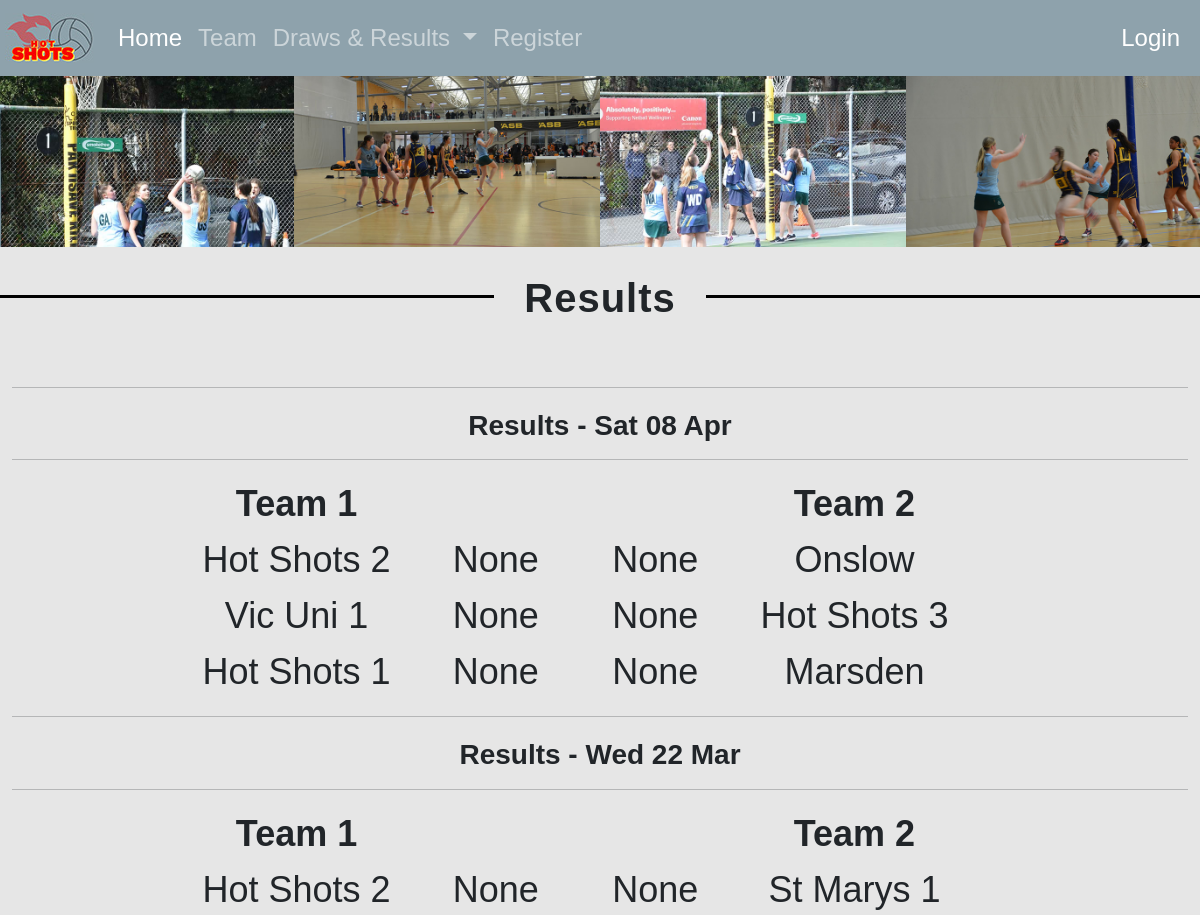
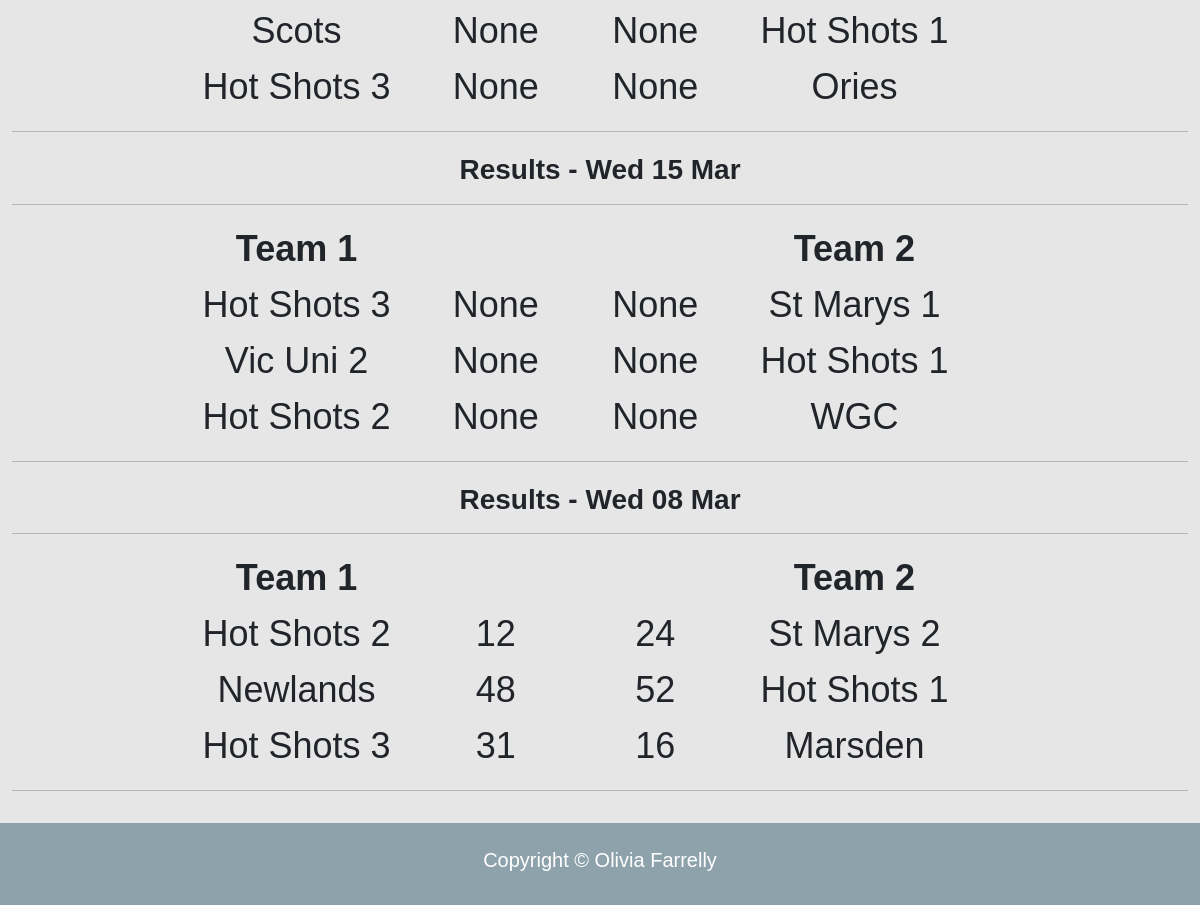
The app's page /results with its own data (2 pictures, top to bottom).
### tables this page shows
CREATE TABLE game(
     game_id integer primary key autoincrement not null,
     gamedate date not null,
     location text not null,
     team1 text not null ,
     score1 integer,
     team2 text not null,
     score2 integer
);

### server.py (the view)
@app.route('/results')
def results():
    sql = """ select game.game_id , game.gamedate, game.team1,
                game.score1, game.team2, game.score2
           from game
           order by game.gamedate DESC
           """
    result = run_search_query_tuples(sql, (), db_path, True)
    print(result)
    return render_template("results.html", results=result)

### db_functions.py (called while the page is built)
def run_search_query_tuples(sql_query,values_tuple, file_path, rowfactory=False):
    result = None
    try:
        db = sqlite3.connect(file_path)
        if rowfactory:
            db.row_factory = sqlite3.Row
        cursor = db.cursor()
        cursor.execute(sql_query,values_tuple)
        result = cursor.fetchall()
        cursor.close()
    except sqlite3.Error as error:
        print("Error running search query tuples: {}".format(error))
        return None
    db.close()
    if result is None:
        print("No search values were found")
    return result

### server.py (called while the page is built)
@app.template_filter()
def gameday(sqlite_dt):
    x = datetime.strptime(sqlite_dt, '%Y-%m-%d %H:%M:%S')
    return x.strftime("%a %d %b")

### templates/results.html (shortened to what this page needs)
{% extends "layout.html" %}
{% block logo %}
static/images/logo.jpg
{% endblock %}
{% block content %}
<div class = "row">
   <div class = "col-sm-3 results">
        <img class="img-fluid" src = "static/images/results1.jpg" alt = "team photo">
    </div>
     <div class = "col-sm-3 results ">
        <img class="img-fluid" src = "static/images/results3.jpg" alt = "team photo">
    </div>
     <div class = "col-sm-3 results">
        <img class="img-fluid" src = "static/images/results2.jpg" alt = "team photo">
    </div>
     <div class = "col-sm-3 results">
        <img class="img-fluid" src = "static/images/results4.jpg" alt = "team photo">
    </div>
      </div>
<div class='hr top'>
    <span class='hr-title'>Results</span>
  </div>
<div class="container">
     {% set ns=namespace(gameda="") %}
{% for row in results %}
      {% if row['gamedate'] | gameday != ns.gameda %}
            {% if not loop.first %}
            </table>
      {% endif %}
    <hr>
<h3 class="labels">Results - {{ row['gamedate'] | gameday }}</h3>
       <hr>
    <table class="results_table">
  <tr>
    <th class="th" style="width:30%">Team 1</th>
    <th class="th" style="width:20%"></th>
    <th class="th" style="width:20%"></th>
    <th class="th" style="width:30%">Team 2</th>
  </tr>
         {% set ns.gameda = row['gamedate'] | gameday %}
        {% endif %}
         <tr>
            <td class="td">{{row['team1']}}</td>
            <td class="td">{{row['score1']}}</td>
            <td class="td">{{row['score2']}}</td>
            <td class="td">{{row['team2']}}</td>
         </tr>
 {% endfor %}
</table>
     <hr>
</div>
{% endblock %}

### static/styles.css (style rules this page uses)
:root { --bs-nav-bg: rgb(142, 162, 172); --bs-background-bg: rgb(230, 230, 230); }
body { font-family: sans-serif; font-size: 100%; margin:4.5em 0 0 0; background-color: var(--bs-background-bg); }
.hr-title { background-color: var(--bs-background-bg); font-size: 40px; font-weight: bold; padding: 0 30px; letter-spacing: 1px; font-family: sans-serif; }
.hr { display: block; margin-top: 3em ; margin-bottom: 1em; border-top: 3px solid rgb(0,0,0); text-align: center; line-height: 1px; }
h3 { text-align: center; font-family: sans-serif; padding-bottom: 1px; padding-top: 5px; }
.container { max-width: 80em; margin: 2em auto; }
.top { margin-bottom: 5em; }
.labels { font-weight: bold; }
table { margin: auto; }
.results, .draws { padding: 0; }
.results_table { margin: auto; text-align: center; }
.td { font-size: 3vw; padding-right: 50px; }
.th { font-size: 3vw; padding-right: 50px; }

### records on screen
game: gamedate|gameday "Sat 08 Apr", team1 "Hot Shots 2", score1 "None", score2 "None", team2 "Onslow"
game: team1 "Vic Uni 1", score1 "None", score2 "None", team2 "Hot Shots 3"
game: team1 "Hot Shots 1", score1 "None", score2 "None", team2 "Marsden"
game: gamedate|gameday "Wed 22 Mar", team1 "Hot Shots 2", score1 "None", score2 "None", team2 "St Marys 1"
game: team1 "Scots", score1 "None", score2 "None", team2 "Hot Shots 1"
game: team1 "Hot Shots 3", score1 "None", score2 "None", team2 "Ories"
game: gamedate|gameday "Wed 15 Mar", team1 "Hot Shots 3", score1 "None", score2 "None", team2 "St Marys 1"
game: team1 "Vic Uni 2", score1 "None", score2 "None", team2 "Hot Shots 1"
game: team1 "Hot Shots 2", score1 "None", score2 "None", team2 "WGC"
game: gamedate|gameday "Wed 08 Mar", team1 "Hot Shots 2", score1 "12", score2 "24", team2 "St Marys 2"
game: team1 "Newlands", score1 "48", score2 "52", team2 "Hot Shots 1"
game: team1 "Hot Shots 3", score1 "31", score2 "16", team2 "Marsden"
